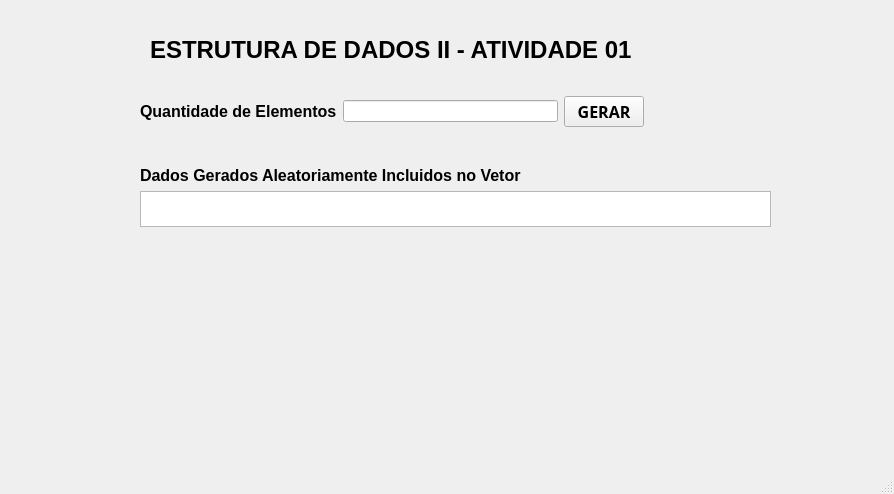
<?xml version="1.0" encoding="UTF-8"?>
<ui version="4.0">
 <class>MainWindow</class>
 <widget class="QMainWindow" name="MainWindow">
  <property name="geometry">
   <rect>
    <x>0</x>
    <y>0</y>
    <width>894</width>
    <height>494</height>
   </rect>
  </property>
  <property name="windowTitle">
   <string>MainWindow</string>
  </property>
  <widget class="QWidget" name="centralwidget">
   <widget class="QLabel" name="label">
    <property name="geometry">
     <rect>
      <x>150</x>
      <y>10</y>
      <width>501</width>
      <height>81</height>
     </rect>
    </property>
    <property name="text">
     <string>&lt;html&gt;&lt;head/&gt;&lt;body&gt;&lt;p&gt;&lt;span style=&quot; font-size:18pt; font-weight:700;&quot;&gt;ESTRUTURA DE DADOS II - ATIVIDADE 01&lt;/span&gt;&lt;/p&gt;&lt;/body&gt;&lt;/html&gt;</string>
    </property>
   </widget>
   <widget class="QWidget" name="layoutWidget">
    <property name="geometry">
     <rect>
      <x>140</x>
      <y>90</y>
      <width>504</width>
      <height>43</height>
     </rect>
    </property>
    <layout class="QHBoxLayout" name="horizontalLayout">
     <item>
      <widget class="QLabel" name="label_2">
       <property name="text">
        <string>&lt;html&gt;&lt;head/&gt;&lt;body&gt;&lt;p&gt;&lt;span style=&quot; font-size:12pt; font-weight:700;&quot;&gt;Quantidade de Elementos&lt;/span&gt;&lt;/p&gt;&lt;/body&gt;&lt;/html&gt;</string>
       </property>
      </widget>
     </item>
     <item>
      <widget class="QLineEdit" name="lineEditQuantElementos"/>
     </item>
     <item>
      <widget class="QPushButton" name="pushButtonGerar">
       <property name="font">
        <font>
         <family>Umpush</family>
         <pointsize>12</pointsize>
         <bold>true</bold>
        </font>
       </property>
       <property name="text">
        <string>GERAR</string>
       </property>
      </widget>
     </item>
    </layout>
   </widget>
   <widget class="QWidget" name="layoutWidget">
    <property name="geometry">
     <rect>
      <x>140</x>
      <y>166</y>
      <width>631</width>
      <height>61</height>
     </rect>
    </property>
    <layout class="QVBoxLayout" name="verticalLayout">
     <item>
      <widget class="QLabel" name="label_3">
       <property name="text">
        <string>&lt;html&gt;&lt;head/&gt;&lt;body&gt;&lt;p&gt;&lt;span style=&quot; font-size:12pt; font-weight:700;&quot;&gt;Dados Gerados Aleatoriamente Incluidos no Vetor&lt;/span&gt;&lt;/p&gt;&lt;/body&gt;&lt;/html&gt;</string>
       </property>
      </widget>
     </item>
     <item>
      <widget class="QTextEdit" name="textEditSaida">
       <property name="readOnly">
        <bool>true</bool>
       </property>
      </widget>
     </item>
    </layout>
   </widget>
   <widget class="QLabel" name="label_4">
    <property name="geometry">
     <rect>
      <x>40</x>
      <y>40</y>
      <width>81</width>
      <height>131</height>
     </rect>
    </property>
    <property name="text">
     <string/>
    </property>
    <property name="pixmap">
     <pixmap resource="foto.qrc">:/new/prefix1/fotos/5381b99b-744e-4884-991c-aff57dbb6a9a.jpeg</pixmap>
    </property>
    <property name="scaledContents">
     <bool>true</bool>
    </property>
   </widget>
  </widget>
  <widget class="QMenuBar" name="menubar">
   <property name="geometry">
    <rect>
     <x>0</x>
     <y>0</y>
     <width>894</width>
     <height>20</height>
    </rect>
   </property>
  </widget>
  <widget class="QStatusBar" name="statusbar"/>
 </widget>
 <resources>
  <include location="foto.qrc"/>
 </resources>
 <connections/>
</ui>
